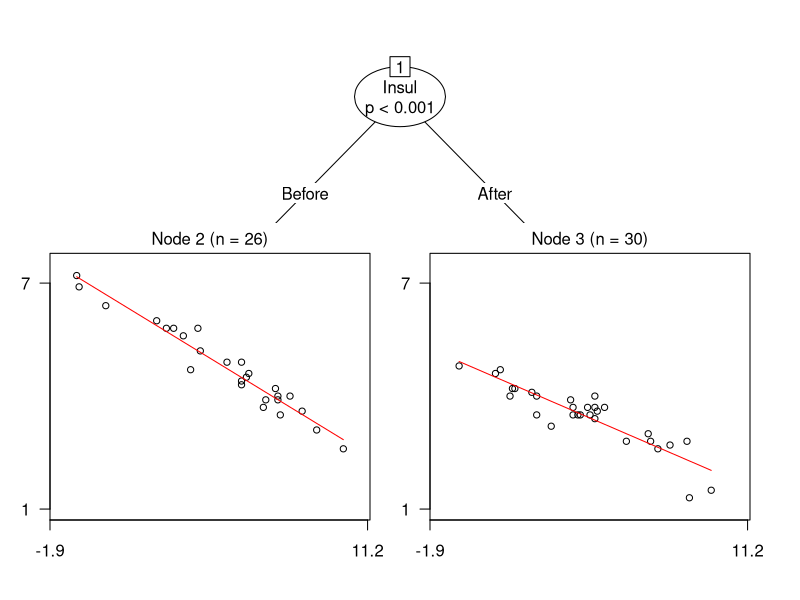

Recreate this plot in R.
library(MASS)
#library(party)
library(partykit)
#library(C50)
library(rpart)
#
#
data(whiteside) # from the MASS package
#
lmTreeWhite <- lmtree(Gas ~ Temp | Insul, data = whiteside)
plot(lmTreeWhite)
print(lmTreeWhite)
